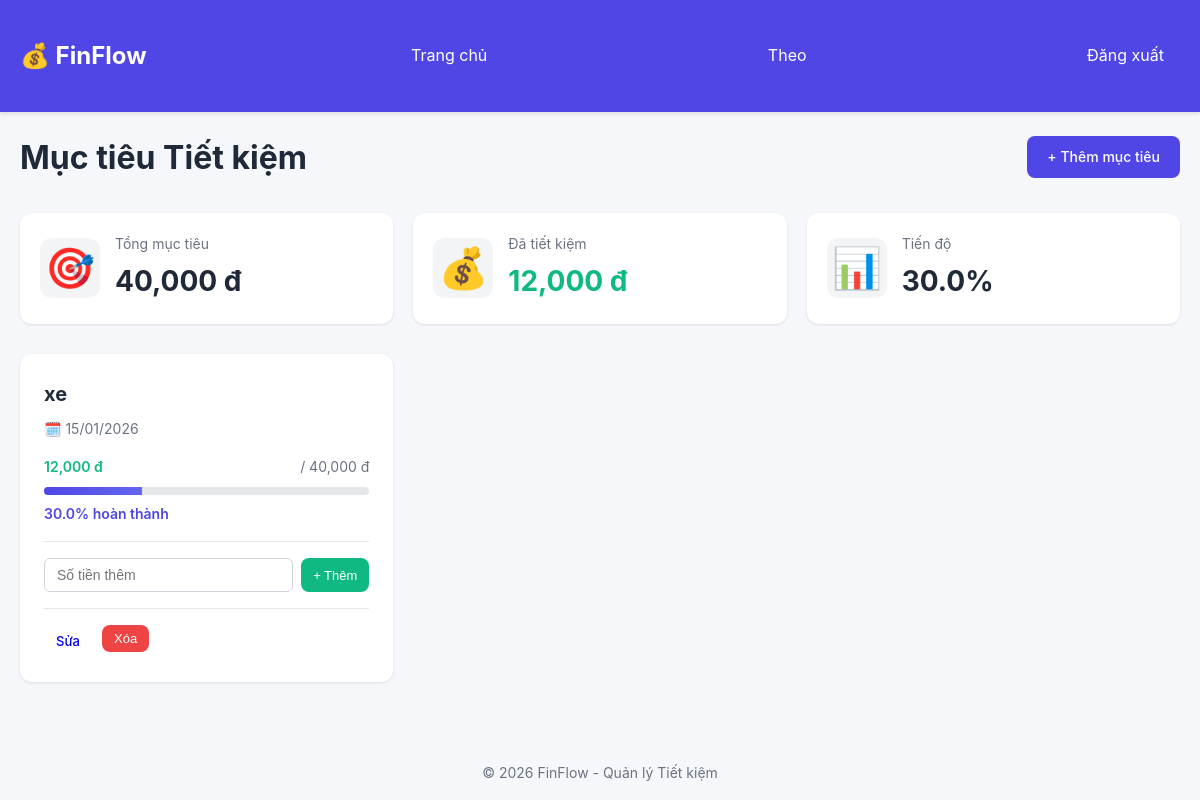
Page / (signed in) on the committed database.
### tables this page shows
CREATE TABLE "User" (
            id INTEGER PRIMARY KEY AUTOINCREMENT,
            username TEXT UNIQUE,
            name TEXT,
            email TEXT UNIQUE,
            passwordHash TEXT NOT NULL,
            phone TEXT,
            createdAt TEXT NOT NULL,
            updatedAt TEXT NOT NULL
        );

CREATE TABLE SavingsGoal (
            id INTEGER PRIMARY KEY AUTOINCREMENT,
            name TEXT NOT NULL,
            targetAmount REAL NOT NULL,
            currentAmount REAL DEFAULT 0,
            deadline TEXT,
            userId INTEGER,
            createdAt TEXT NOT NULL,
            updatedAt TEXT NOT NULL
        );

### app.py (the view)
@app.route('/')
def index():
    try:
        user_id = session.get('user_id')
        summary = SavingsService.get_summary(user_id)
        if user_id and (not summary or not summary.get('goals')):
            summary = SavingsService.get_summary(None)
        return render_template('index.html', summary=summary)
    except Exception as e:
        flash(f'Lỗi: {str(e)}', 'error')
        return render_template('index.html', summary={'goals': [], 'totalTarget': 0, 'totalCurrent': 0, 'overallProgress': 0})

### app.py (called while the page is built)
@app.before_request
def require_login():
    public_endpoints = {'login', 'register', 'static', 'not_found', 'internal_error'}
    endpoint = request.endpoint
    if endpoint is None:
        return
    if endpoint.split('.')[-1] in public_endpoints:
        return
    if not session.get('user_id'):
        return redirect(url_for('login'))

@app.context_processor
def inject_user():
    user = None
    user_id = session.get('user_id')
    print(f"[DEBUG] inject_user: session user_id = {user_id}")
    if user_id:
        try:
            user = User.find_by_id(user_id)
        except Exception as _e:
            print(f"[DEBUG] inject_user: find_by_id error: {_e}")
            user = None
    print(f"[DEBUG] inject_user: current_user = {user}")
    return {'current_user': user}

@app.template_filter('format_currency')
def _format_currency(amount):
    return format_currency(amount)

@app.template_filter('format_date')
def _format_date(date_str):
    return format_date(date_str)

### models.py (called while the page is built)
    def get_connection(self):
        conn = sqlite3.connect(self.db_path)
        conn.row_factory = sqlite3.Row
        return conn

    def execute(self, query: str, params: tuple = ()):
        conn = self.get_connection()
        cursor = conn.cursor()
        cursor.execute(query, params)
        conn.commit()
        result = cursor.fetchall()
        conn.close()
        return result

    def execute_one(self, query: str, params: tuple = ()):
        conn = self.get_connection()
        cursor = conn.cursor()
        cursor.execute(query, params)
        conn.commit()
        result = cursor.fetchone()
        conn.close()
        return result

    @staticmethod
    def find_all(user_id: Optional[str] = None) -> List[Dict[str, Any]]:
        if user_id:
            query = 'SELECT * FROM SavingsGoal WHERE userId = ? ORDER BY createdAt DESC'
            results = db.execute(query, (user_id,))
        else:
            query = 'SELECT * FROM SavingsGoal ORDER BY createdAt DESC'
            results = db.execute(query)
        return [dict(row) for row in results]

    @staticmethod
    def find_by_id(user_id: str) -> Optional[Dict[str, Any]]:
        query = 'SELECT * FROM "User" WHERE id = ?'
        result = db.execute_one(query, (user_id,))
        return dict(result) if result else None

### utils.py (called while the page is built)
def format_currency(amount: float) -> str:
    return f"{amount:,.0f} đ"

### templates/index.html (shortened to what this page needs)
{% extends "base.html" %}
{% block content %}
<div class="header">
    <h2>Mục tiêu Tiết kiệm</h2>
    <a href="{{ url_for('new_goal') }}" class="btn btn-primary">+ Thêm mục tiêu</a>
</div>
<div class="stats">
    <div class="stat-card">
        <span class="icon">🎯</span>
        <div>
            <p class="label">Tổng mục tiêu</p>
            <p class="value">{{ summary.totalTarget | format_currency }}</p>
        </div>
    </div>
    <div class="stat-card">
        <span class="icon">💰</span>
        <div>
            <p class="label">Đã tiết kiệm</p>
            <p class="value success">{{ summary.totalCurrent | format_currency }}</p>
        </div>
    </div>
    <div class="stat-card">
        <span class="icon">📊</span>
        <div>
            <p class="label">Tiến độ</p>
            <p class="value">{{ summary.overallProgress }}%</p>
        </div>
    </div>
</div>
{% if summary.goals %}
<div class="goals-grid">
    {% for goal in summary.goals %}
    <div class="goal-card">
        <h3>{{ goal.name }}</h3>
        {% if goal.deadline %}
        <p class="deadline">🗓️ {{ goal.deadline | format_date }}</p>
        {% endif %}
        <div class="progress-section">
            <div class="amounts">
                <span class="current">{{ goal.currentAmount | format_currency }}</span>
                <span class="target">/ {{ goal.targetAmount | format_currency }}</span>
            </div>
            <div class="progress-bar">
                <div class="progress-fill" style="width: {{ goal.progress }}%"></div>
            </div>
            <p class="progress-text">{{ goal.progress }}% hoàn thành</p>
        </div>
        <form method="POST" action="{{ url_for('add_amount', goal_id=goal.id) }}" class="quick-add">
            <input type="number" name="amount" placeholder="Số tiền thêm" step="1000" min="0" required>
            <button type="submit" class="btn btn-sm btn-success">+ Thêm</button>
        </form>
        <div class="actions">
            <a href="{{ url_for('edit_goal', goal_id=goal.id) }}" class="btn btn-sm">Sửa</a>
            <form method="POST" action="{{ url_for('delete_goal', goal_id=goal.id) }}" style="display:inline"
                  onsubmit="return confirm('Xóa mục tiêu {{ goal.name }}?')">
                <button type="submit" class="btn btn-sm btn-danger">Xóa</button>
            </form>
        </div>
    </div>
    {% endfor %}
</div>
{% endif %}
{% endblock %}

### templates/base.html (shortened to what this page needs)
<!DOCTYPE html>
<html lang="vi">
<head>
    <link rel="stylesheet" href="{{ url_for('static', filename='style.css') }}">
</head>
<body>
    <nav class="navbar">
        <div class="container">
            <h1 class="logo">💰 FinFlow</h1>
            <a href="{{ url_for('index') }}" class="nav-link">Trang chủ</a>
            {% if session.get('user_id') %}
                <a href="{{ url_for('profile') }}" class="nav-link">{{ current_user.username if current_user else 'Tài khoản' }}</a>
                <a href="{{ url_for('logout') }}" class="nav-link">Đăng xuất</a>
            {% else %}
                <a href="{{ url_for('login') }}" class="nav-link">Đăng nhập</a>
                <a href="{{ url_for('register') }}" class="nav-link">Đăng ký</a>
            {% endif %}
        </div>
    </nav>
    <main class="container">
        {% block content %}{% endblock %}
    </main>
    <footer class="footer">
        <p>&copy; 2026 FinFlow - Quản lý Tiết kiệm</p>
    </footer>
</body>
</html>

### static/style.css (style rules this page uses)
* { margin: 0; padding: 0; box-sizing: border-box; }
body { font-family: -apple-system, BlinkMacSystemFont, 'Segoe UI', Arial, sans-serif; background: #f5f7fa; color: #333; line-height: 1.6; }
.container { max-width: 1200px; margin: 0 auto; padding: 20px; }
.navbar { background: #4f46e5; color: white; padding: 15px 0; box-shadow: 0 2px 4px rgba(0,0,0,0.1); }
.navbar .container { display: flex; justify-content: space-between; align-items: center; }
.logo { font-size: 1.5rem; font-weight: bold; }
.nav-link { color: white; text-decoration: none; padding: 8px 16px; border-radius: 6px; transition: background 0.3s; }
.header { display: flex; justify-content: space-between; align-items: center; margin-bottom: 30px; }
.header h2 { font-size: 2rem; color: #1f2937; }
.btn { display: inline-block; padding: 10px 20px; border-radius: 8px; text-decoration: none; font-weight: 500; transition: all 0.3s; border: none; cursor: pointer; font-size: 14px; }
.btn-primary { background: #4f46e5; color: white; }
.btn-sm { padding: 6px 12px; font-size: 13px; }
.btn-danger { background: #ef4444; color: white; }
.stats { display: grid; grid-template-columns: repeat(auto-fit, minmax(250px, 1fr)); gap: 20px; margin-bottom: 30px; }
.stat-card { background: white; padding: 20px; border-radius: 12px; box-shadow: 0 1px 3px rgba(0,0,0,0.1); display: flex; align-items: center; gap: 15px; }
.stat-card .icon { font-size: 2.5rem; width: 60px; height: 60px; display: flex; align-items: center; justify-content: center; background: #f3f4f6; border-radius: 12px; }
.stat-card .label { font-size: 0.875rem; color: #6b7280; margin-bottom: 4px; }
.stat-card .value { font-size: 1.75rem; font-weight: bold; color: #1f2937; }
.stat-card .value.success { color: #10b981; }
.goals-grid { display: grid; grid-template-columns: repeat(auto-fill, minmax(300px, 1fr)); gap: 20px; }
.goal-card { background: white; padding: 24px; border-radius: 12px; box-shadow: 0 1px 3px rgba(0,0,0,0.1); }
.goal-card h3 { font-size: 1.25rem; color: #1f2937; margin-bottom: 8px; }
.goal-card .deadline { font-size: 0.875rem; color: #6b7280; margin-bottom: 16px; }
.progress-section { margin-bottom: 16px; }
.amounts { display: flex; justify-content: space-between; margin-bottom: 8px; font-size: 0.875rem; }
.amounts .current { color: #10b981; font-weight: 600; }
.amounts .target { color: #6b7280; }
.progress-bar { width: 100%; height: 8px; background: #e5e7eb; border-radius: 4px; overflow: hidden; }
.progress-fill { height: 100%; background: linear-gradient(90deg, #4f46e5, #6366f1); transition: width 0.3s; }
.progress-text { font-size: 0.875rem; color: #4f46e5; font-weight: 600; margin-top: 8px; }
.quick-add { display: flex; gap: 8px; margin-bottom: 16px; padding-top: 16px; border-top: 1px solid #e5e7eb; }
.quick-add input { flex: 1; padding: 8px 12px; border: 1px solid #d1d5db; border-radius: 6px; font-size: 14px; }
.btn-success { background: #10b981; color: white; }
.actions { display: flex; gap: 10px; padding-top: 16px; border-top: 1px solid #e5e7eb; }
.footer { text-align: center; padding: 20px; color: #6b7280; font-size: 0.875rem; margin-top: 40px; }

### rows in the picture
User: username "Theo"
SavingsGoal: name "xe", deadline "15/01/2026", currentAmount "12,000 đ", targetAmount "40,000 đ", progress "30.0"

### other values in the picture
{{ summary.totalTarget | format_currency }} "40,000 đ"
{{ summary.totalCurrent | format_currency }} "12,000 đ"
{{ summary.overallProgress }} "30.0"
